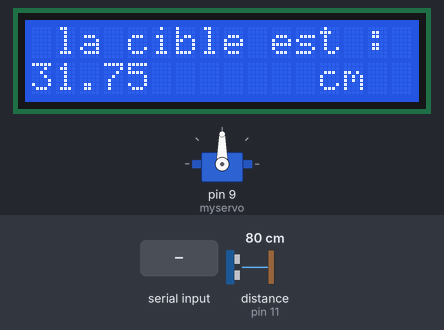
Recording of a sketch running on a simulated Arduino Uno, built with avr-gcc and run on an emulated ATmega328P. Parts: servo, 16×2 character LCD. Wiring (inferred from the names in the program): ultrasonic range finder: trigger pin 13; echo pin 11. The test bench sets the inputs (shaded band); at power-on: distance to the obstacle (sensor on pin 11) 80 cm. The echo pulse lasts 58.3 µs per cm.

Above: at 1.2 s.
1.3 s: "90,45\n" received over Serial
At 3.9 s:
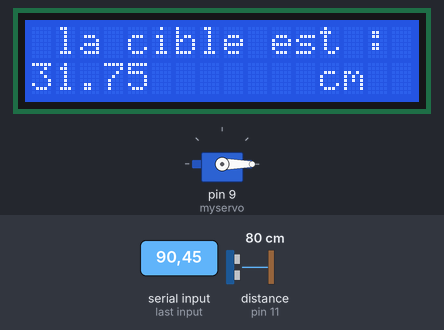
4.3 s: distance to the obstacle (sensor on pin 11) set to 2 cm
At 5.2 s:
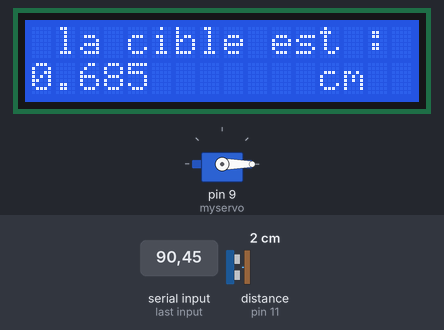
6.2 s: "30,150\n" received over Serial
At 7.2 s:
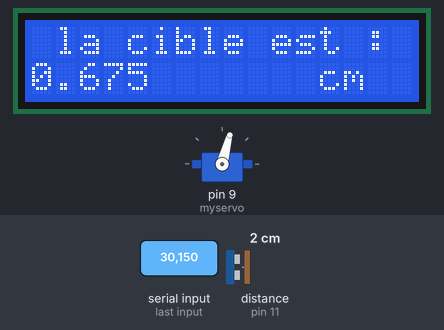
9.2 s: "200\n" received over Serial
At 10.3 s:
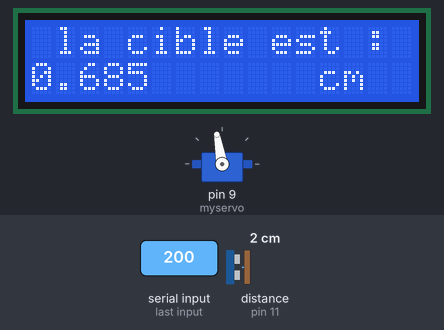
12.1 s: distance to the obstacle (sensor on pin 11) set to 35 cm
At 12.7 s:
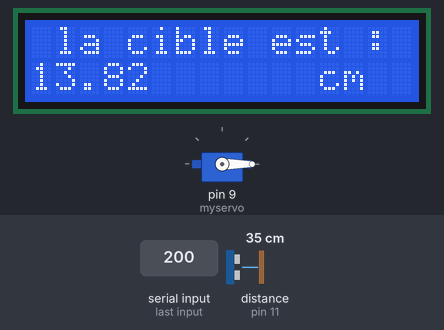
13.8 s: distance to the obstacle (sensor on pin 11) set to 4 cm
At 14.9 s:
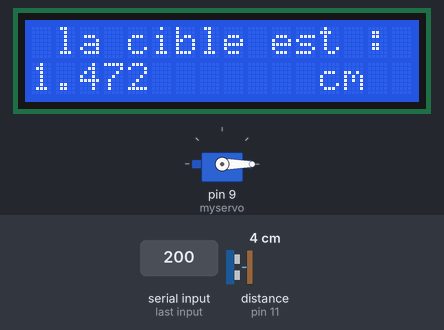
Timing chart, 0 to 16.7 s (numbered marks = the images above; inputs shaded):
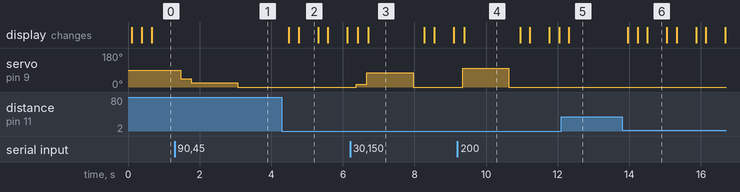

Measured:
- after the input at 1.3 s, servo on pin 9 (myservo): 90° → 45° after 0.17 s, → 22° 0.30 s later, → 0° 1.3 s later
- after the input at 4.3 s, the display: first changes after 0.19 s (image 2 shows a later state)
- after the input at 6.2 s, servo on pin 9 (myservo): 0° → 15° after 0.18 s, → 75° 0.29 s later, → 0° 1.3 s later; the display: first changes after 0.22 s (image 3 shows a later state)
- after the input at 9.2 s, servo on pin 9 (myservo): 0° → 100° after 0.14 s, → 0° 1.3 s later; the display: changes after 0.19 s (image 4)
- after the input at 12.1 s, the display: changes after 0.21 s (image 5)
- after the input at 13.8 s, the display: changes after 0.16 s (image 6)
- what the display in image 2 shows lasts 0.5 s, from 4.8 s to 5.3 s

The sketch:

cad_distance.ino
```cpp
#include <SoftwareSerial.h>

#include <Wire.h>
#include <LiquidCrystal_I2C.h>
#include <Servo.h>

LiquidCrystal_I2C lcd(0x27, 16, 2);
Servo myservo;

int trigPin = 13; // Capteur voyage broche reliée à Arduino pin 13
int echoPin = 11; // Capteur Echo broche reliée à Arduino broche 11
int val; // la valeur en degré

float pingTime; // temps de ping voyager de capteur à la cible et retour
float targetDistance; // Distance à la cible en pouces
float speedOfSound = 776.5; // Vitesse du son en miles / heure lorsque la température est 77 degrés.

void setup() {
  myservo.attach(9); // servo connecté à la broche 9

  Serial.begin(9600);

  lcd.init();                      // initialize the lcd
  lcd.backlight();
  lcd.setCursor(3, 0);
  lcd.print("Distance cible");
  lcd.setCursor(12, 1);
  lcd.print("cm");

  pinMode(trigPin, OUTPUT); // niveau haut
  pinMode(echoPin, INPUT);
}

void loop() {
  digitalWrite(trigPin, LOW); // initialiser cette broche à 0
  delayMicroseconds(2000);

  digitalWrite(trigPin, HIGH); // Set trigPin haute
  delayMicroseconds(15); // Delay en état haut
  digitalWrite(trigPin, LOW); // ping a maintenant été envoyé
  delayMicroseconds(10); // Delay en état de haute

  pingTime = pulseIn(echoPin, HIGH); // pingTime est présentée en microsecondes
  pingTime = pingTime / 1000000.0; // convertir pingTime en secondes en divisant par 1000000 (microsecondes par seconde)
  pingTime = pingTime / 3600.0; // convertir pingTime en heures en divisant par (3600 secondes en une heure)
  targetDistance = speedOfSound * pingTime;
  // Cette valeur est en miles, la vitesse du son étant en miles par heure

  targetDistance = targetDistance / 2.0; // prendre en compte le trajet aller-retour du ping, donc diviser par 2 pour obtenir la distance réelle jusqu'à la cible.
  targetDistance = targetDistance * 63360.0; // convertir les miles en pouces en multipliant par 63360 (pouces par mile)
  lcd.setCursor(1, 0); // Placer le curseur à la première colonne de la deuxième rangée
  lcd.print("la cible est : "); // Effacer la ligne
  lcd.setCursor(0, 1); // Placer le curseur à nouveau à la première colonne de la deuxième rangée
  lcd.print(targetDistance); // Afficher la distance mesurée
  lcd.print(""); // unités
  delay(250); // faire une pause pour permettre l'ajustement

  if (Serial.available()) {
    int data = Serial.parseInt(); // Lire la valeur entière reçue via Bluetooth
    val = map(data, 0, 180, 0, 90); // Mapper la valeur du slider de 0-100 à 0-180 (plage acceptée pour le servo moteur)

    myservo.write(val); // Définir la position du servo moteur en fonction de la valeur reçue
    delay(20);
  }
}
```
